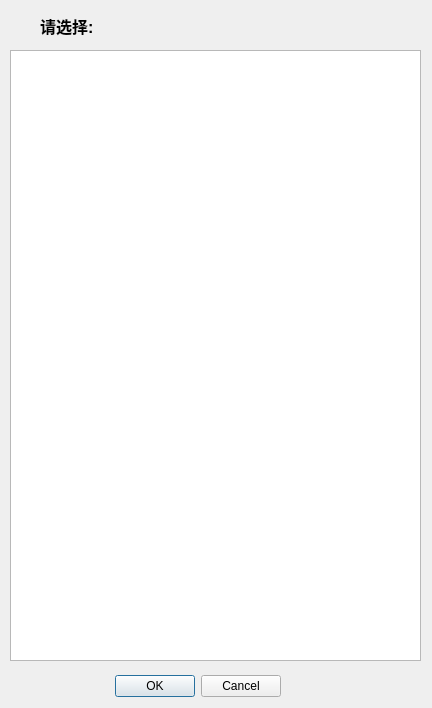
<?xml version="1.0" encoding="UTF-8"?>
<ui version="4.0">
 <class>ListDialog</class>
 <widget class="QDialog" name="ListDialog">
  <property name="geometry">
   <rect>
    <x>0</x>
    <y>0</y>
    <width>432</width>
    <height>708</height>
   </rect>
  </property>
  <property name="windowTitle">
   <string>Dialog</string>
  </property>
  <widget class="QDialogButtonBox" name="buttonBox">
   <property name="geometry">
    <rect>
     <x>90</x>
     <y>670</y>
     <width>191</width>
     <height>32</height>
    </rect>
   </property>
   <property name="orientation">
    <enum>Qt::Horizontal</enum>
   </property>
   <property name="standardButtons">
    <set>QDialogButtonBox::Cancel|QDialogButtonBox::Ok</set>
   </property>
  </widget>
  <widget class="QListWidget" name="mylist">
   <property name="geometry">
    <rect>
     <x>10</x>
     <y>50</y>
     <width>411</width>
     <height>611</height>
    </rect>
   </property>
  </widget>
  <widget class="QLabel" name="tipsLab">
   <property name="geometry">
    <rect>
     <x>40</x>
     <y>16</y>
     <width>181</width>
     <height>20</height>
    </rect>
   </property>
   <property name="font">
    <font>
     <pointsize>12</pointsize>
     <weight>75</weight>
     <italic>false</italic>
     <bold>true</bold>
     <underline>true</underline>
    </font>
   </property>
   <property name="text">
    <string>请选择:</string>
   </property>
  </widget>
 </widget>
 <resources/>
 <connections>
  <connection>
   <sender>buttonBox</sender>
   <signal>accepted()</signal>
   <receiver>ListDialog</receiver>
   <slot>accept()</slot>
   <hints>
    <hint type="sourcelabel">
     <x>248</x>
     <y>254</y>
    </hint>
    <hint type="destinationlabel">
     <x>157</x>
     <y>274</y>
    </hint>
   </hints>
  </connection>
  <connection>
   <sender>buttonBox</sender>
   <signal>rejected()</signal>
   <receiver>ListDialog</receiver>
   <slot>reject()</slot>
   <hints>
    <hint type="sourcelabel">
     <x>316</x>
     <y>260</y>
    </hint>
    <hint type="destinationlabel">
     <x>286</x>
     <y>274</y>
    </hint>
   </hints>
  </connection>
 </connections>
</ui>
